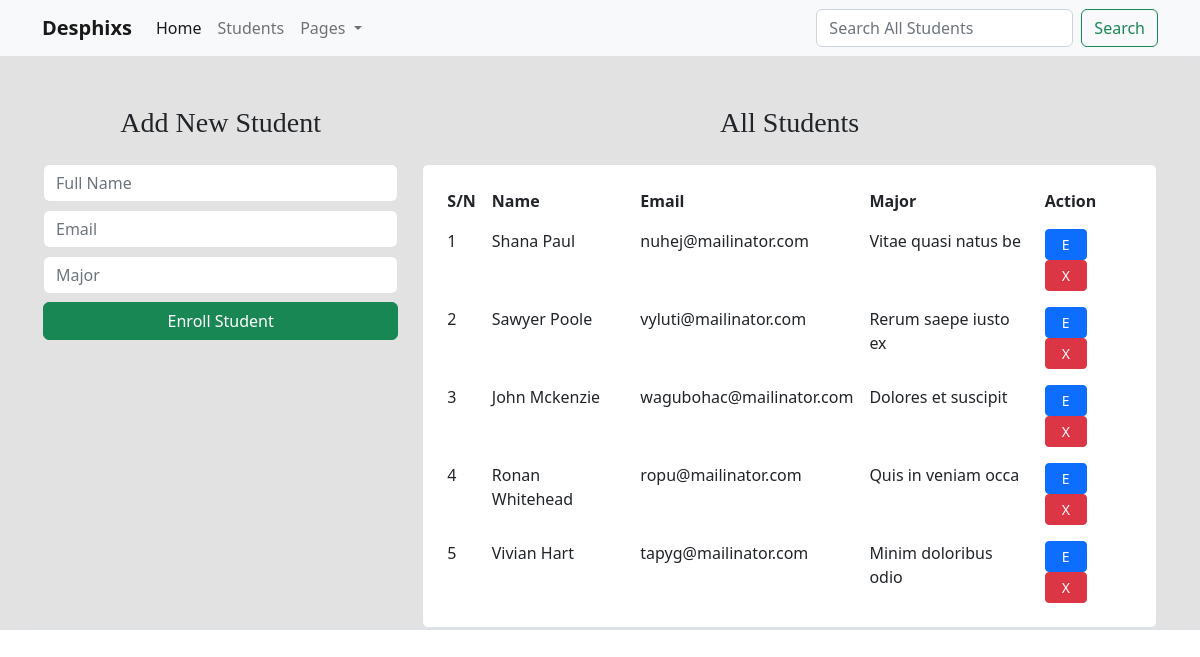
The page / on the database its author committed.
### app/models.py (models this page shows, shortened)
class Student(models.Model):
    name = models.CharField(max_length=200)
    email = models.CharField(max_length=200)
    major = models.CharField(max_length=500)

### app/views.py (the view)
# urls.py: path('',home,name='home'),
def home(request):
    student = Student.objects.all()
    context = {
        "student": student
    }
    return render(request, 'home.html', context)

### template/home.html (shortened to what this page needs)
<!DOCTYPE html>
{% load static %}
<html lang="en">
<head>
    <link rel="stylesheet" href="https://cdnjs.cloudflare.com/ajax/libs/font-awesome/6.1.1/css/all.min.css"
/>
    <link rel="stylesheet" href="https://cdn.jsdelivr.net/npm/bootstrap@5.2.0/dist/css/bootstrap.min.css">
</head>
<body>
<nav class="navbar navbar-expand-lg bg-light">
    <div class="container">
        <a class="navbar-brand fw-bolder" href="#">Desphixs</a>
        <div class="collapse navbar-collapse" id="navbarSupportedContent">
            <ul class="navbar-nav me-auto mb-2 mb-lg-0">
                <li class="nav-item">
                    <a class="nav-link active" aria-current="page" href="#">Home</a>
                </li>
                <li class="nav-item">
                    <a class="nav-link" href="#">Students</a>
                </li>
                <li class="nav-item dropdown">
                    <a class="nav-link dropdown-toggle" href="#" role="button" data-bs-toggle="dropdown"
                       aria-expanded="false">
                        Pages
                    </a>
                </li>
            </ul>
            <form class="d-flex" role="search">
                <input class="form-control me-2" type="search" placeholder="Search All Students" aria-label="Search">
                <button class="btn btn-outline-success" type="submit">Search</button>
            </form>
        </div>
    </div>
</nav>
<section class="intro">
    <div class="bg-image h-100 border" style="background-color: #e2e2e2;">
        <div class="mask d-flex mt-5 h-100">
            <div class="container border">
                <div class="row justify-content-center">
                    <div class="col-lg-4 col-md-12 col-sm-12">
                        <h1 class="text-center mb-4 fs-3 fw-light" style="font-family: poppins;">Add New Student</h1>
                        <form id="form" class="form-group">
                            <input type="text" name="name" id="name" class="form-control mb-2 border"
                                   placeholder="Full Name" >
                            <input type="text" name="email" id="email" class="form-control mb-2 border"
                                   placeholder="Email">
                            <input type="text" name="major" id="major" class="form-control mb-2 border"
                                   placeholder="Major">
                            <input type="submit" id="btnsave" class="btn w-100 btn-success" value="Enroll Student">
                        </form>
                    </div>
                    <div class="col-lg-8 col-md-12 col-sm-12">
                        <h1 class="text-center mb-4 fs-3 fw-light" style="font-family: poppins;">All Students</h1>
                        <div class="card shadow-2-strong border" style="background-color: #ffffff;">
                            <div class="card-body">
                                <div class="table-responsive">
                                    <table class="table table-borderless mb-0">
                                        <thead>
                                        <tr>
                                            <th scope="col">S/N</th>
                                            <th scope="col">Name</th>
                                            <th scope="col">Email</th>
                                            <th scope="col">Major</th>
                                            <th scope="col">Action</th>
                                        </tr>
                                        </thead>
                                        <tbody id="tbody">
                                        {% for s in student %}
                                        <tr>
                                            <td>{{forloop.counter}}</td>
                                            <td id="s_name">{{s.name}}</td>
                                            <td id="s_email">{{s.email}}</td>
                                            <td id="s_subject">{{s.major}}</td>
                                            <td>
                                                <button type="button" value="Edit"
                                                       class="btn btn-primary btn-sm btn-edit px-3"
                                                        data-sid="{{ s.id }}">E</button>
                                                <button type="button" value="X" onclick="deletetest({{s.id}})" class="btn btn-danger btn-sm btn-del px-3 remove-std" data-sid="{{ s.id }}">X</button>
                                            </td>
                                        </tr>
                                        {% endfor %}
                                        </tbody>
                                    </table>
                                </div>
                            </div>
                        </div>
                    </div>
                </div>
            </div>
        </div>
    </div>
</section>
</body>
</html>

### rows shown on the page
Student: name "Shana Paul", email "nuhej@mailinator.com", major "Vitae quasi natus be"
Student: name "Sawyer Poole", email "vyluti@mailinator.com", major "Rerum saepe iusto ex"
Student: name "John Mckenzie", email "wagubohac@mailinator.com", major "Dolores et suscipit"
Student: name "Ronan Whitehead", email "ropu@mailinator.com", major "Quis in veniam occa"
Student: name "Vivian Hart", email "tapyg@mailinator.com", major "Minim doloribus odio"
